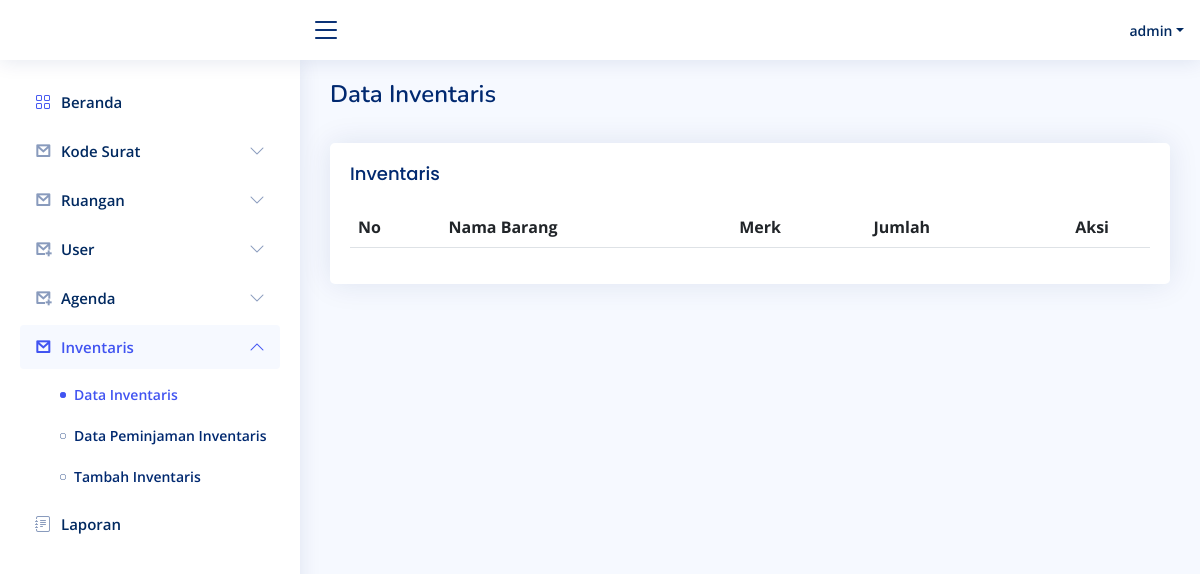
/index.php?page=inventaris&item=tampil_inventaris (signed in), run on an earlier commit of the app's database.
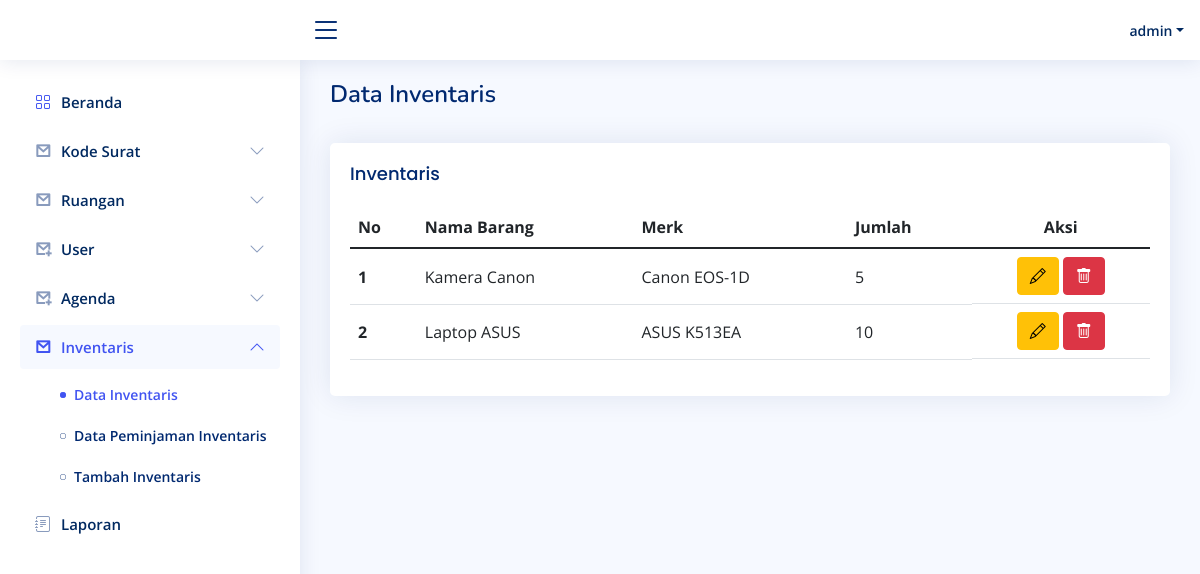
And on a later commit of the database.
### tables this page shows
CREATE TABLE `tabel_inventaris` (
    id_inventaris INT NOT NULL AUTO_INCREMENT,
    nama VARCHAR(255) NOT NULL,
    merk VARCHAR(255) NOT NULL,
    jumlah INT NOT NULL,
    harga BIGINT NOT NULL,
    tanggal_pembelian DATE NOT NULL,
    keterangan VARCHAR(255) NULL,
    PRIMARY KEY (id_inventaris)
);

### inventaris/halaman_tampil_inventaris.php (the view, shortened to what this page needs)
<main id="main" class="main">
  <div class="pagetitle">
    <h1>Data Inventaris</h1>
  </div>
  <br>
  <section class="section">
    <div class="row">
      <div class="col-lg-12">
        <div class="card">
          <div class="card-body">
            <h5 class="card-title">Inventaris</h5>
            <table class="table datatable">
              <thead>
                <tr>
                  <th scope="col">No</th>
                  <th scope="col">Nama Barang</th>
                  <th scope="col">Merk</th>
                  <th scope="col">Jumlah</th>
                  <th scope="col" class="text-center">Aksi</th>
                </tr>
              </thead>
              <tbody>
                <?php
                require_once "koneksi.php";
                $no = 1;
                $sql = "SELECT * FROM tabel_inventaris ORDER BY id_inventaris DESC";
                $result = $mysqli->query($sql);
                ?>
                <?php while ($row = $result->fetch_assoc()) : ?>
                  <tr>
                    <th class="align-middle" scope="row"><?= $no++; ?></th>
                    <td class="align-middle"><?= $row['nama']; ?></td>
                    <td class="align-middle"><?= $row['merk']; ?></td>
                    <td class="align-middle"><?= $row['jumlah']; ?></td>
                    <td class="d-flex justify-content-center gap-1">
                      <a href="index.php?page=inventaris&item=edit_inventaris&id_inventaris=<?= $row['id_inventaris']; ?>" class="btn btn-warning"><i class="bi bi-pencil"></i></a>
                      <a href="index.php?page=inventaris&item=delete_inventaris&id_inventaris=<?= $row['id_inventaris']; ?>" class="btn btn-danger" onclick="return confirm('Yakin ingin menghapus data ini?')"><i class="bi bi-trash"></i></a>
                    </td>
                  </tr>
                <?php endwhile; ?>
              </tbody>
            </table>
          </div>
        </div>
      </div>
    </div>
  </section>
</main>

### header.php (shortened to what this page needs)
<!DOCTYPE html>
<html lang="en">
<head>
  <link href="assets/vendor/bootstrap/css/bootstrap.min.css" rel="stylesheet">
  <link href="assets/vendor/bootstrap-icons/bootstrap-icons.css" rel="stylesheet">
  <link href="assets/vendor/boxicons/css/boxicons.min.css" rel="stylesheet">
  <link href="assets/vendor/quill/quill.snow.css" rel="stylesheet">
  <link href="assets/vendor/quill/quill.bubble.css" rel="stylesheet">
  <link href="assets/vendor/remixicon/remixicon.css" rel="stylesheet">
  <link href="assets/vendor/simple-datatables/style.css" rel="stylesheet">
  <link href="assets/css/style.css" rel="stylesheet">
</head>
<body>

### index.php (shortened to what this page needs)
<?php include_once "header.php"; ?>
<?php
if (isset($_SESSION['id_user'])) {
  include_once "navbar.php";
  if ($_SESSION['status_user'] == 'ADMIN') include_once "sidebar_admin.php";
  else if ($_SESSION['status_user'] == 'PETUGAS') include_once "sidebar_petugas.php";
  else if ($_SESSION['status_user'] == 'PIMPINAN') include_once "sidebar_pimpinan.php";
  if (isset($_GET['page'])) {
    if ($_GET['page'] == 'surat_masuk' && $_GET['item'] == 'tambah_surat_masuk')
      include_once "surat_masuk/halaman_tambah_surat_masuk.php";
    else if ($_GET['page'] == 'surat_keluar' && $_GET['item'] == 'tambah_surat_keluar')
      include_once "surat_keluar/halaman_tambah_surat_keluar.php";
    else if ($_GET['page'] == 'surat_disposisi' && $_GET['item'] == 'tambah_surat_disposisi')
      include_once "surat_disposisi/halaman_tambah_surat_disposisi.php";
    else if ($_GET['page'] == 'ruangan' && $_GET['item'] == 'tambah_ruangan')
      include_once "ruangan/halaman_tambah_ruangan.php";
    else if ($_GET['page'] == 'kode_surat' && $_GET['item'] == 'tambah_kode_surat')
      include_once "kode_surat/halaman_tambah_kode_surat.php";
    else if ($_GET['page'] == 'user' && $_GET['item'] == 'tambah_user')
      include_once "user/halaman_tambah_user.php";
    else if ($_GET['page'] == 'agenda' && $_GET['item'] == 'tambah_agenda')
      include_once "agenda/halaman_tambah_agenda.php";
    else if ($_GET['page'] == 'arsip' && $_GET['item'] == 'tambah_arsip')
      include_once "arsip/halaman_tambah_arsip.php";
    else if ($_GET['page'] == 'inventaris' && $_GET['item'] == 'tambah_inventaris')
      include_once "inventaris/halaman_tambah_inventaris.php";
    else if ($_GET['page'] == 'inventaris' && $_GET['item'] == 'tambah_peminjaman_inventaris')
      include_once "inventaris/halaman_tambah_peminjaman_inventaris.php";
    else if ($_GET['page'] == 'surat_masuk' && $_GET['item'] == 'tampil_surat_masuk')
      include_once "surat_masuk/halaman_tampil_surat_masuk.php";
    else if ($_GET['page'] == 'surat_keluar' && $_GET['item'] == 'tampil_surat_keluar')
      include_once "surat_keluar/halaman_tampil_surat_keluar.php";
    else if ($_GET['page'] == 'surat_disposisi' && $_GET['item'] == 'tampil_surat_disposisi')
      include_once "surat_disposisi/halaman_tampil_surat_disposisi.php";
    else if ($_GET['page'] == 'ruangan' && $_GET['item'] == 'tampil_ruangan')
      include_once "ruangan/halaman_tampil_ruangan.php";
    else if ($_GET['page'] == 'kode_surat' && $_GET['item'] == 'tampil_kode_surat')
      include_once "kode_surat/halaman_tampil_kode_surat.php";
    else if ($_GET['page'] == 'user' && $_GET['item'] == 'tampil_user')
      include_once "user/halaman_tampil_user.php";
    else if ($_GET['page'] == 'agenda' && $_GET['item'] == 'tampil_agenda')
      include_once "agenda/halaman_tampil_agenda.php";
    else if ($_GET['page'] == 'arsip' && $_GET['item'] == 'tampil_arsip')
      include_once "arsip/halaman_tampil_arsip.php";
    else if ($_GET['page'] == 'inventaris' && $_GET['item'] == 'tampil_inventaris')
      include_once "inventaris/halaman_tampil_inventaris.php";
  } else {
    include_once "halaman_beranda.php";
  }
} else include_once "auth/halaman_login.php";
?>
<?php include_once "footer.php"; ?>

### navbar.php (shortened to what this page needs)
<header id="header" class="header fixed-top d-flex align-items-center">
    <div class="d-flex align-items-center justify-content-between">
        <i class="bi bi-list toggle-sidebar-btn"></i>
    </div>
    <nav class="header-nav ms-auto">
        <ul class="d-flex align-items-center">
            <li class="nav-item dropdown pe-3">
                <a class="nav-link nav-profile d-flex align-items-center pe-0" href="#" data-bs-toggle="dropdown">
                    <span class="d-none d-md-block dropdown-toggle ps-2"><?= $_SESSION['nama_user']; ?></span>
                </a>
            </li>
        </ul>
    </nav>
</header>

### sidebar_admin.php (shortened to what this page needs)
<aside id="sidebar" class="sidebar">
    <ul class="sidebar-nav" id="sidebar-nav">
        <li class="nav-item">
            <a class="nav-link" href="index.php">
                <i class="bi bi-grid"></i>
                <span>Beranda</span>
            </a>
        </li>
        <li class="nav-item">
            <a id="kode_surat" class="nav-link collapsed" data-bs-target="#kode-surat-nav" data-bs-toggle="collapse" href="#">
                <i class="ri ri-mail-line"></i><span>Kode Surat</span><i class="bi bi-chevron-down ms-auto"></i>
            </a>
        </li>
        <li class="nav-item">
            <a id="ruangan" class="nav-link collapsed" data-bs-target="#ruangan-nav" data-bs-toggle="collapse" href="#">
                <i class="ri ri-mail-line"></i><span>Ruangan</span><i class="bi bi-chevron-down ms-auto"></i>
            </a>
        </li>
        <li class="nav-item" id="x">
            <a id="user" class="nav-link collapsed" data-bs-target="#user-nav" data-bs-toggle="collapse" href="#">
                <i class="ri-mail-add-line"></i><span>User</span><i class="bi bi-chevron-down ms-auto"></i>
            </a>
        </li>
        <li class="nav-item" id="x">
            <a id="agenda" class="nav-link collapsed" data-bs-target="#agenda-nav" data-bs-toggle="collapse" href="#">
                <i class="ri-mail-add-line"></i><span>Agenda</span><i class="bi bi-chevron-down ms-auto"></i>
            </a>
        </li>
        <li class="nav-item">
            <a id="inventaris" class="nav-link collapsed" data-bs-target="#inventaris-nav" data-bs-toggle="collapse" href="#">
                <i class="ri ri-mail-line"></i><span>Inventaris</span><i class="bi bi-chevron-down ms-auto"></i>
            </a>
            <ul id="inventaris-nav" class="nav-content collapse " data-bs-parent="#sidebar-nav">
                <li>
                    <a id="tampil_inventaris" href="index.php?page=inventaris&item=tampil_inventaris">
                        <i class="bi bi-circle"></i><span>Data Inventaris</span>
                    </a>
                </li>
                <li>
                    <a id="tampil_peminjaman_inventaris" href="index.php?page=inventaris&item=tampil_peminjaman_inventaris">
                        <i class="bi bi-circle"></i><span>Data Peminjaman Inventaris</span>
                    </a>
                </li>
                <li>
                    <a id="tambah_inventaris" href="index.php?page=inventaris&item=tambah_inventaris">
                        <i class="bi bi-circle"></i><span>Tambah Inventaris</span>
                    </a>
                </li>
            </ul>
        </li>
        <li class="nav-item">
            <a id="laporan" class="nav-link collapsed" href="index.php?page=laporan">
                <i class="bi bi-journal-text"></i>
                <span>Laporan</span>
            </a>
        </li>
    </ul>
</aside>

### footer.php (shortened to what this page needs)
</body>
</html>

### assets/css/style.css (style rules this page uses)
:root { scroll-behavior: smooth; }
body { font-family: "Open Sans", sans-serif; background: #f6f9ff; color: #444444; }
a { color: #4154f1; text-decoration: none; }
h1, h2, h3, h4, h5, h6 { font-family: "Nunito", sans-serif; }
#main { margin-top: 60px; padding: 20px 30px; transition: all 0.3s; }
.pagetitle { margin-bottom: 10px; }
.pagetitle h1 { font-size: 24px; margin-bottom: 0; font-weight: 600; color: #012970; }
.card { margin-bottom: 30px; border: none; border-radius: 5px; box-shadow: 0px 0 30px rgba(1, 41, 112, 0.1); overflow: hidden; }
.card-title { padding: 20px 0 15px 0; font-size: 18px; font-weight: 500; color: #012970; font-family: "Poppins", sans-serif; }
.card-body { padding: 0 20px 20px 20px; }
.header { transition: all 0.5s; z-index: 997; height: 60px; box-shadow: 0px 2px 20px rgba(1, 41, 112, 0.1); background-color: #fff; padding-left: 20px; }
.header .toggle-sidebar-btn { font-size: 32px; padding-left: 10px; cursor: pointer; color: #012970; }
.header-nav ul { list-style: none; }
.header-nav > ul { margin: 0; padding: 0; }
.header-nav .nav-profile { color: #012970; }
.header-nav .nav-profile span { font-size: 14px; font-weight: 600; }
.sidebar { position: fixed; top: 60px; left: 0; bottom: 0; width: 300px; z-index: 996; transition: all 0.3s; padding: 20px; overflow-y: auto; scrollbar-width: thin; scrollbar-color: #aab7cf transparent; box-shadow: 0px 0px 20px rgba(1, 41, 112, 0.1); background-color: #fff; }
@media (min-width: 1200px) { #main, #footer { margin-left: 300px; } }
.sidebar-nav { padding: 0; margin: 0; list-style: none; }
.sidebar-nav li { padding: 0; margin: 0; list-style: none; }
.sidebar-nav .nav-item { margin-bottom: 5px; }
.sidebar-nav .nav-link { display: flex; align-items: center; font-size: 15px; font-weight: 600; color: #4154f1; transition: 0.3; background: #f6f9ff; padding: 10px 15px; border-radius: 4px; }
.sidebar-nav .nav-link i { font-size: 16px; margin-right: 10px; color: #4154f1; }
.sidebar-nav .nav-link.collapsed { color: #012970; background: #fff; }
.sidebar-nav .nav-link.collapsed i { color: #899bbd; }
.sidebar-nav .nav-link .bi-chevron-down { margin-right: 0; transition: transform 0.2s ease-in-out; }
.sidebar-nav .nav-link:not(.collapsed) .bi-chevron-down { transform: rotate(180deg); }
.sidebar-nav .nav-content { padding: 5px 0 0 0; margin: 0; list-style: none; }
.sidebar-nav .nav-content a { display: flex; align-items: center; font-size: 14px; font-weight: 600; color: #012970; transition: 0.3; padding: 10px 0 10px 40px; transition: 0.3s; }
.sidebar-nav .nav-content a i { font-size: 6px; margin-right: 8px; line-height: 0; border-radius: 50%; }
.sidebar-nav .nav-content a:hover, .sidebar-nav .nav-content a.active { color: #4154f1; }
.sidebar-nav .nav-content a.active i { background-color: #4154f1; }

What changed in the data, as far as the page shows it:
added tabel_inventaris: nama "Kamera Canon", merk "Canon EOS-1D", jumlah "5"
added tabel_inventaris: nama "Laptop ASUS", merk "ASUS K513EA", jumlah "10"
